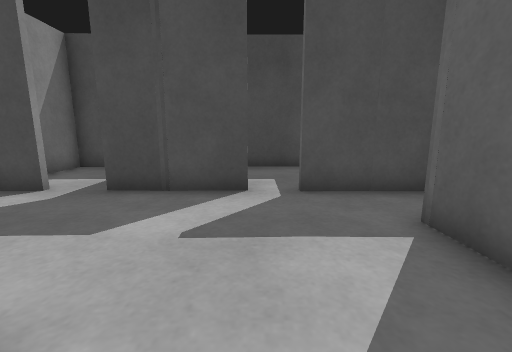
View 1 (above)

24 first-person views from a walk through a robot-simulator world made for Gazebo. The camera is 0.72 m above the floor, tilts 10° down and sees 90° across. The floor is counted in squares, 0.5 m on a side. Each view is taken from the middle of a square. On the plan, view 1 faces up. The plan holds only what a view shows up to about 13 squares ahead; the rest is blank. The place goes on beyond the plan. Robots are left out.

View 2
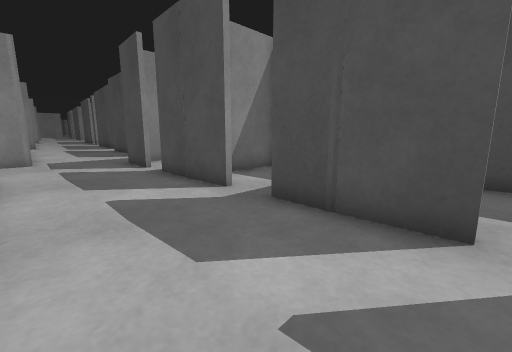

View 3
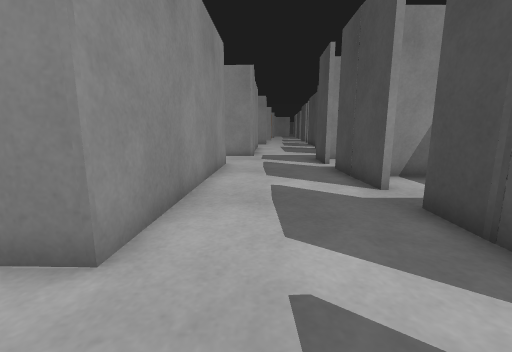

View 4
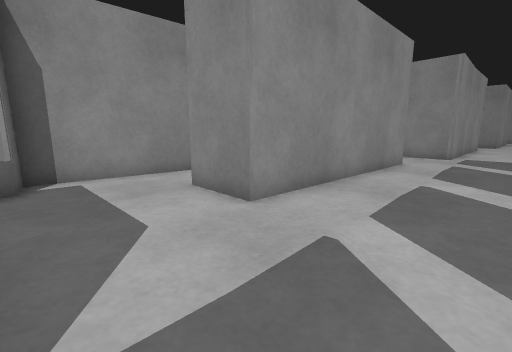

View 5
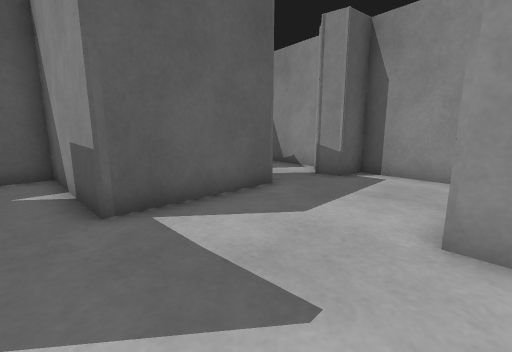

View 6
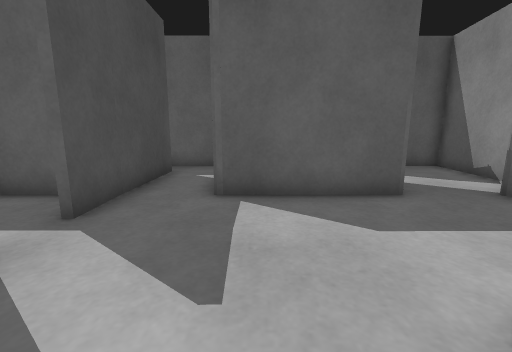

View 7
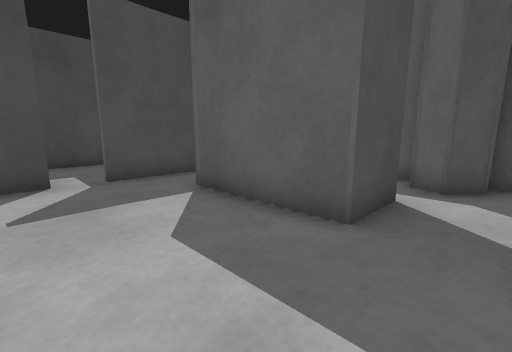

View 8
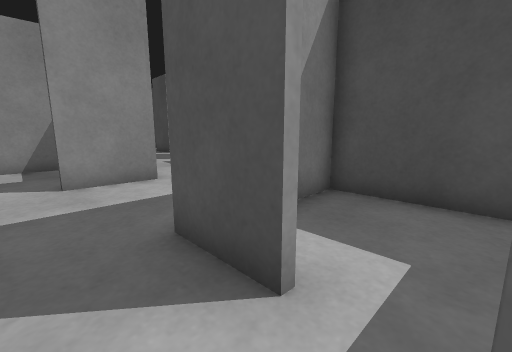

View 9
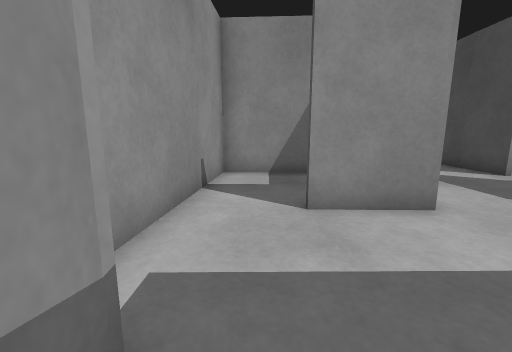

View 10
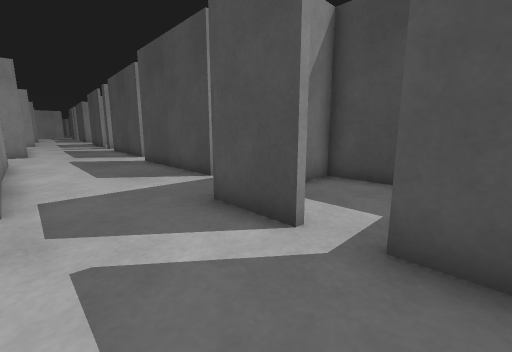

View 11
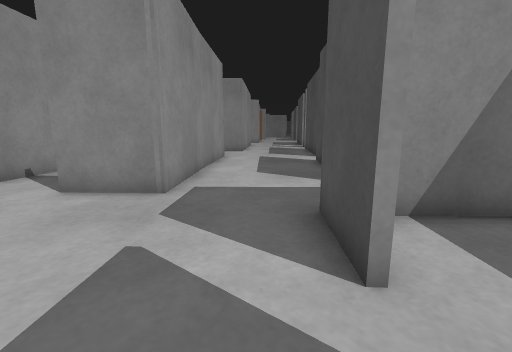

View 12
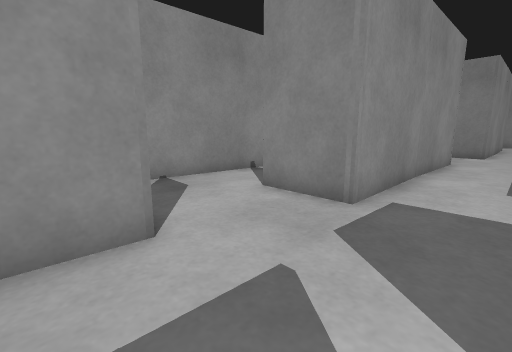

View 13
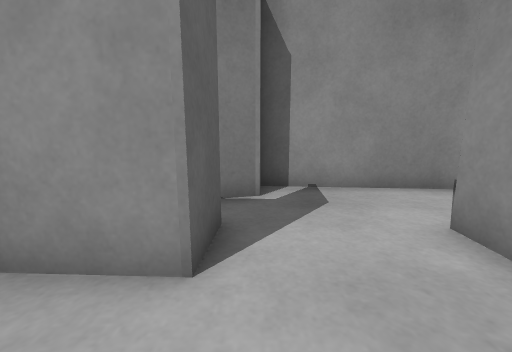

View 14
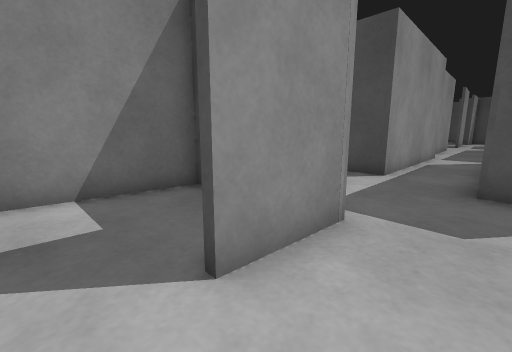

View 15
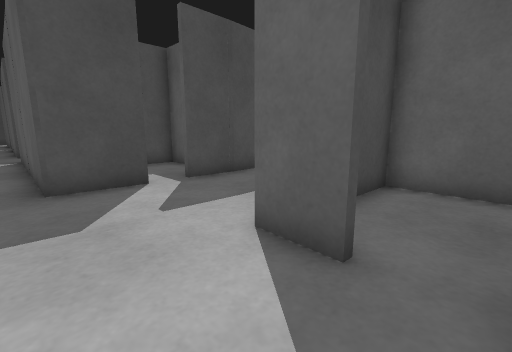

View 16
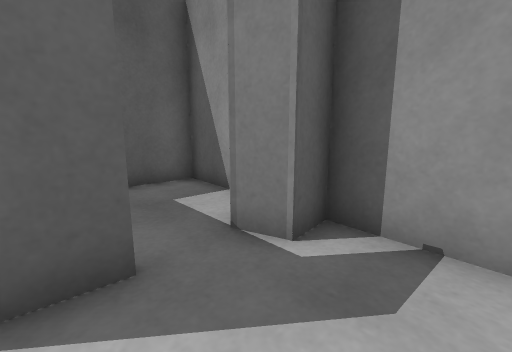

View 17
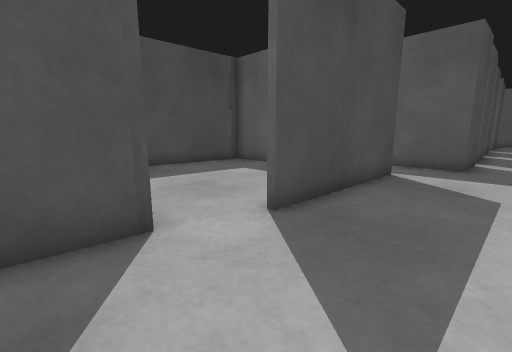

View 18
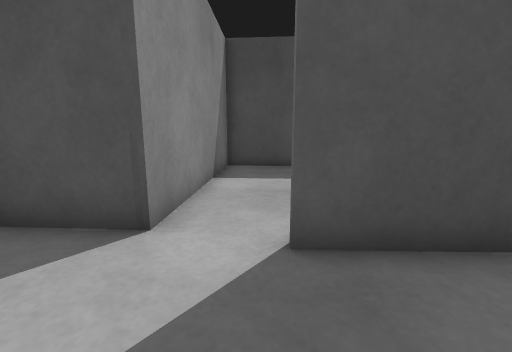

View 19
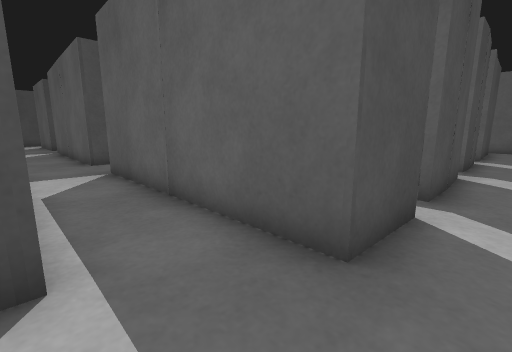

View 20
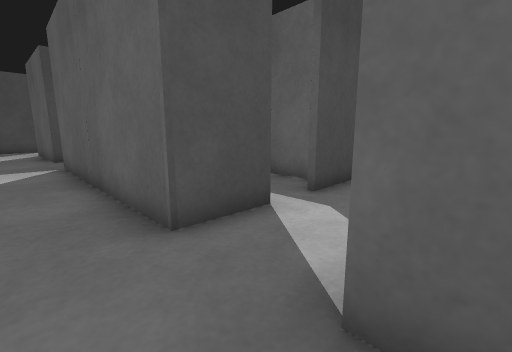

View 21
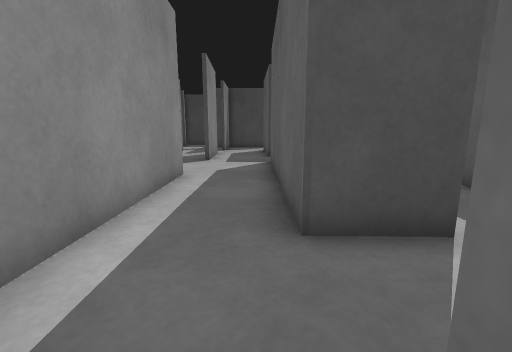

View 22
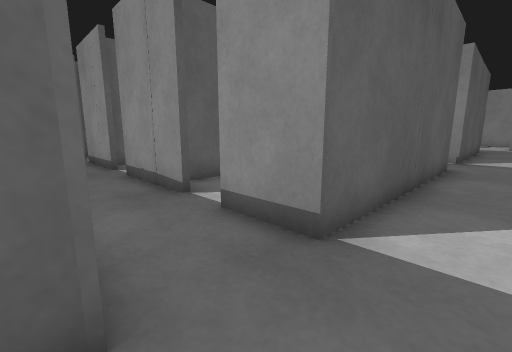

View 23
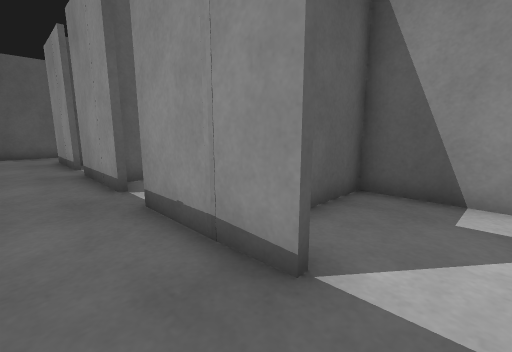

View 24
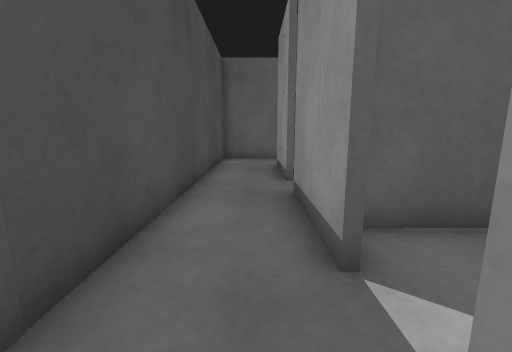

### Floor plan
Points are (right, up) in squares from view 1. A wall is a line through its corners. A room is listed if a view was taken in it or the views show most of it. See-through windows are left out.
Room 1 (views 1, 2, 3, 4, 5, 6, 10, 11, 12, 13)
walls: (-5.2, 6) (-7.3, 5.9); (-0.2, 6.1) (-3.7, 6); (-7.1, 5.9) (-8.9, 6); (2.8, 6.2) (1, 6.2); (2.7, -0.4) (2.7, 3.9) (7.5, 4) (7.5, 6.5); (-10.4, 1.7) (-1.5, 1.3) (-1.6, -1.1); (-10.1, 6) (-12.4, 6.1); (6.2, 6) (2.7, 6.1)
ways out: opening at (0.5, 0.5) to room 2; opening at (-12, 1.5) to room 3; opening at (-13, 4) to room 4; gap at (-9.5, 6) to room 7
Room 2 (views 7, 8, 9)
walls: (3.6, -4.1) (7.6, -4.5) (7.6, -1.6); (4.7, -0.4) (2.7, -0.4); (6.9, -1.8) (6, -1) (6.6, -0.2); (-5.8, -0.2) (-5.9, -3.1) (1.7, -3.7) (1.8, -2.7) (2.6, -2.6) (3.2, -3.4)
ways out: opening at (0.5, 0.5) to room 1; opening at (5, 0) to room 8
Room 3 (views 14, 15, 16)
walls: (-10.5, 0.1) (-10.4, 1.7); (-13.7, -2.5) (-11, -2.7) (-11.1, -1.6) (-10, -1.3); (-13.8, 2.9) (-13.9, 0.4); (-8.2, -2.9) (-6.1, -3.1) (-5.9, 1.3) (-7.6, 1.3)
ways out: opening at (-12, 1.5) to room 1; opening at (-14, -0.5) to room 6; gap at (-10, 0)
Room 4 (views 17, 18, 19, 20, 21, 22, 23, 24)
walls: (-10.3, 17.3) (-12.4, 17.4) (-12.4, 26.1) (-10.1, 26.1); (-14.9, 15.3) (-14.8, 7.8) (-20.6, 7.9); (-6.6, 17.2) (-8.8, 17.3); (-15.4, 22.6) (-15.4, 16.1); (-12.4, 6.1) (-12.4, 14.7) (-12, 14.7); (-8.8, 26.1) (-5, 26.1); (-15.3, 27.5) (-15.3, 26.7); (-3.6, 26.1) (-0.1, 26.1); (-12.4, 28.6) (-12.4, 30.5); (-22.5, 8.6) (-24.9, 8.7); (1.2, 26.1) (4.8, 26.1); (-22.8, 3) (-13.8, 2.9); (7.5, 25.9) (7.4, 28.7) (-4.6, 28.7)
ways out: opening at (-13, 4) to room 1; opening at (-21.5, 8) to room 5; opening at (-9, 26) to room 9; gap at (-10, 26) to room 9; opening at (-24.5, 2.5); opening at (-15.5, 24.5); opening at (-13.5, 29.5); opening at (-4, 26); opening at (1, 26); gap at (-5, 26); gap at (0, 26)
Room 5 (no view inside)
walls: (-15.1, 13.1) (-15.1, 15.2) (-22.2, 15.7) (-22.5, 8.6)
ways out: opening at (-21.5, 8) to room 4
Room 6 (no view inside)
walls: (-17.2, -2.2) (-13.7, -2.5); (-18, 2.8) (-18.4, -1.2)
ways out: opening at (-14, -0.5) to room 3
Room 7 (no view inside)
walls: (-10.1, 10.4) (-12.2, 10.4) (-12.2, 6.7); (-7.3, 9) (-7.3, 10.2) (-8.5, 10.3)
ways out: gap at (-9.5, 6) to room 1
Room 8 (no view inside)
walls: (6.1, 3.8) (2.9, 3.8) (2.9, 2.3)
ways out: opening at (5, 0) to room 2
Room 9 (no view inside)
walls: (-10.2, 21.9) (-7.4, 21.9) (-7.4, 25.3)
ways out: opening at (-9, 26) to room 4; gap at (-10, 26) to room 4

Where each view was taken, in squares from view 1:
view 1: 0 up, 0 right, facing up
view 2: 2 up, 0 right, facing up-left
view 3: 3 up, 1 right, facing left
view 4: 5 up, 2 right, facing down-left
view 5: 5 up, 2 left, facing down-right
view 6: 3 up, 3 left, facing right
view 7: 2 down, 1 left, facing up-right
view 8: 2 down, 6 right, facing up-left
view 9: 2 down, 3 right, facing left
view 10: 3 up, 8 left, facing up-left
view 11: 5 up, 8 left, facing left
view 12: 5 up, 9 left, facing down-left
view 13: 4 up, 11 left, facing down
view 14: 1 down, 12 left, facing up-left
view 15: 1 down, 13 left, facing up-right
view 16: 1 up, 13 left, facing down-right
view 17: 5 up, 24 left, facing up-right
view 18: 5 up, 21 left, facing up
view 19: 5 up, 15 left, facing up-right
view 20: 14 up, 14 left, facing up-right
view 21: 14 up, 13 left, facing up
view 22: 29 up, 14 left, facing down-right
view 23: 28 up, 10 left, facing down-right
view 24: 27 up, 6 left, facing right
